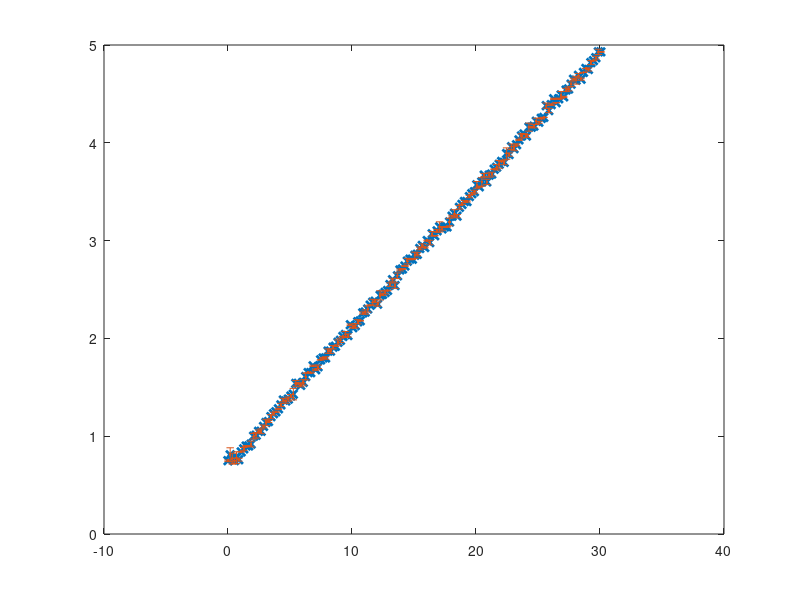

The MATLAB script that drew this image: (Note: this script raises an error after producing the figure.)
clear;
close all;

load('N2Calibration.mat');


[P,S] = polyfit(Time, CCPmTorr, 1); 

fig = figure(1);
h1 = plot(Time, CCPmTorr,'x', 'Linewidth', 2);
hold on
e = errorbar(Time, CCPmTorr, stdDev, '.'); 
e.LineWidth = 1.5;
h2 = plot(Time, P(1)*Time + P(2), 'Linewidth', 3);


ax = gca;
ax.FontName = 'LaTeX';
ax.TickLabelInterpreter = 'LaTeX';
ax.FontSize = 18;
ax.XColor = 'k';
ax.YColor = 'k';

ax.YLabel.String = ('Pressure(mTorr)');
ax.YLabel.FontSize = 16;
ax.YLabel.FontWeight = 'bold';
ax.YLabel.Color = 'k';

ax.XLabel.String = ('Time (s)');
ax.XLabel.FontSize = 16;
ax.XLabel.FontWeight = 'bold';
ax.XLabel.Color = 'k';

ax.Box = 'off';
ax.LineWidth = 1.5;
%ax.Color = [25, 25, 25]/255;
ax.XLim = [0,30];
ax.YGrid = 'on';
ax.XMinorTick = 'on';
ax.YMinorTick = 'on';

t = title('Pressure of Calibration Chamber Vs Time');
t.Color = 'k';
t.Interpreter = 'LaTeX';
t.FontSize = 24;